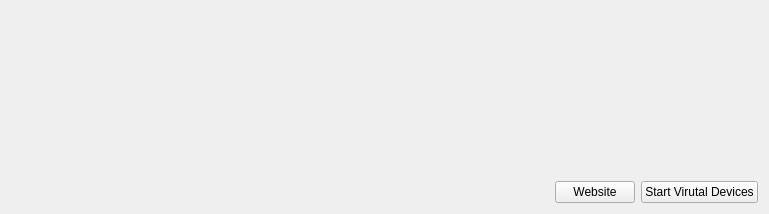
<?xml version="1.0" encoding="UTF-8"?>
<ui version="4.0">
 <class>OnlineConferenceView</class>
 <widget class="QWidget" name="OnlineConferenceView">
  <property name="geometry">
   <rect>
    <x>0</x>
    <y>0</y>
    <width>769</width>
    <height>214</height>
   </rect>
  </property>
  <property name="mouseTracking">
   <bool>false</bool>
  </property>
  <layout class="QGridLayout" name="gridLayout">
   <item row="0" column="0">
    <layout class="QVBoxLayout" name="verticalLayout">
     <item>
      <widget class="QLabel" name="label">
       <property name="enabled">
        <bool>true</bool>
       </property>
       <property name="sizePolicy">
        <sizepolicy hsizetype="Preferred" vsizetype="Maximum">
         <horstretch>0</horstretch>
         <verstretch>0</verstretch>
        </sizepolicy>
       </property>
       <property name="text">
        <string/>
       </property>
       <property name="pixmap">
        <pixmap resource="../../../ressources/logo.qrc">:/images/logo.svg</pixmap>
       </property>
       <property name="alignment">
        <set>Qt::AlignHCenter|Qt::AlignTop</set>
       </property>
      </widget>
     </item>
     <item>
      <spacer name="verticalSpacer">
       <property name="orientation">
        <enum>Qt::Vertical</enum>
       </property>
       <property name="sizeHint" stdset="0">
        <size>
         <width>20</width>
         <height>40</height>
        </size>
       </property>
      </spacer>
     </item>
     <item>
      <layout class="QHBoxLayout" name="horizontalLayout">
       <item>
        <spacer name="horizontalSpacer">
         <property name="orientation">
          <enum>Qt::Horizontal</enum>
         </property>
         <property name="sizeHint" stdset="0">
          <size>
           <width>40</width>
           <height>20</height>
          </size>
         </property>
        </spacer>
       </item>
       <item>
        <widget class="QPushButton" name="websiteButton">
         <property name="text">
          <string>Website</string>
         </property>
        </widget>
       </item>
       <item>
        <widget class="QPushButton" name="startButton">
         <property name="text">
          <string>Start Virutal Devices</string>
         </property>
        </widget>
       </item>
      </layout>
     </item>
    </layout>
   </item>
  </layout>
 </widget>
 <resources>
  <include location="../../../ressources/logo.qrc"/>
 </resources>
 <connections/>
</ui>
